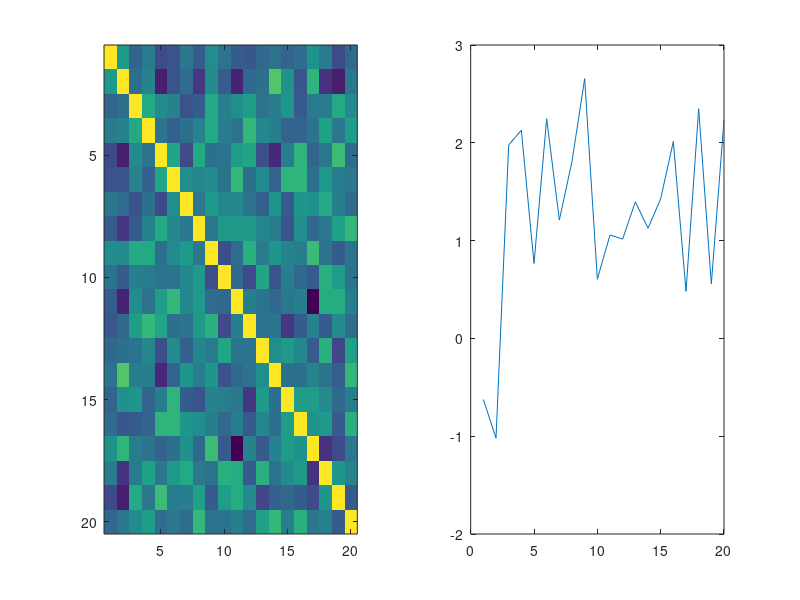

MATLAB code to generate this figure:
%% correlation matrix

input_data = rand(20);

data_temp = input_data;  % input data

corr_res = corrcoef(data_temp);
corr_t = [1:size(corr_res,1)];

figure('Position',[20 20 400 400]);
subplot(121)
imagesc(corr_t, corr_t, corr_res) 

subplot(122);
corr_total = sum(corr_res,1);
plot(corr_total);

%%